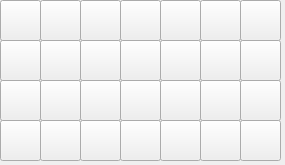
     <widget class="QWidget" name="scrollAreaWidgetContents">
      <property name="geometry">
       <rect>
        <x>0</x>
        <y>0</y>
        <width>285</width>
        <height>165</height>
       </rect>
      </property>
      <property name="font">
       <font>
        <pointsize>10</pointsize>
        <weight>50</weight>
        <bold>false</bold>
       </font>
      </property>
      <widget class="QPushButton" name="conMake_21_BTN">
       <property name="geometry">
        <rect>
         <x>240</x>
         <y>80</y>
         <width>41</width>
         <height>41</height>
        </rect>
       </property>
       <property name="minimumSize">
        <size>
         <width>41</width>
         <height>41</height>
        </size>
       </property>
       <property name="maximumSize">
        <size>
         <width>41</width>
         <height>41</height>
        </size>
       </property>
       <property name="cursor">
        <cursorShape>ArrowCursor</cursorShape>
       </property>
       <property name="text">
        <string/>
       </property>
       <property name="iconSize">
        <size>
         <width>41</width>
         <height>41</height>
        </size>
       </property>
      </widget>
      <widget class="QPushButton" name="conMake_17_BTN">
       <property name="geometry">
        <rect>
         <x>80</x>
         <y>80</y>
         <width>41</width>
         <height>41</height>
        </rect>
       </property>
       <property name="minimumSize">
        <size>
         <width>41</width>
         <height>41</height>
        </size>
       </property>
       <property name="maximumSize">
        <size>
         <width>41</width>
         <height>41</height>
        </size>
       </property>
       <property name="cursor">
        <cursorShape>ArrowCursor</cursorShape>
       </property>
       <property name="text">
        <string/>
       </property>
       <property name="iconSize">
        <size>
         <width>41</width>
         <height>41</height>
        </size>
       </property>
      </widget>
      <widget class="QPushButton" name="conMake_27_BTN">
       <property name="geometry">
        <rect>
         <x>200</x>
         <y>120</y>
         <width>41</width>
         <height>41</height>
        </rect>
       </property>
       <property name="minimumSize">
        <size>
         <width>41</width>
         <height>41</height>
        </size>
       </property>
       <property name="maximumSize">
        <size>
         <width>41</width>
         <height>41</height>
        </size>
       </property>
       <property name="cursor">
        <cursorShape>ArrowCursor</cursorShape>
       </property>
       <property name="text">
        <string/>
       </property>
       <property name="iconSize">
        <size>
         <width>41</width>
         <height>41</height>
        </size>
       </property>
      </widget>
      <widget class="QPushButton" name="conMake_05_BTN">
       <property name="geometry">
        <rect>
         <x>160</x>
         <y>0</y>
         <width>41</width>
         <height>41</height>
        </rect>
       </property>
       <property name="minimumSize">
        <size>
         <width>41</width>
         <height>41</height>
        </size>
       </property>
       <property name="maximumSize">
        <size>
         <width>41</width>
         <height>41</height>
        </size>
       </property>
       <property name="cursor">
        <cursorShape>ArrowCursor</cursorShape>
       </property>
       <property name="text">
        <string/>
       </property>
       <property name="iconSize">
        <size>
         <width>41</width>
         <height>41</height>
        </size>
       </property>
      </widget>
      <widget class="QPushButton" name="conMake_15_BTN">
       <property name="geometry">
        <rect>
         <x>0</x>
         <y>80</y>
         <width>41</width>
         <height>41</height>
        </rect>
       </property>
       <property name="minimumSize">
        <size>
         <width>41</width>
         <height>41</height>
        </size>
       </property>
       <property name="maximumSize">
        <size>
         <width>41</width>
         <height>41</height>
        </size>
       </property>
       <property name="cursor">
        <cursorShape>ArrowCursor</cursorShape>
       </property>
       <property name="text">
        <string/>
       </property>
       <property name="iconSize">
        <size>
         <width>41</width>
         <height>41</height>
        </size>
       </property>
      </widget>
      <widget class="QPushButton" name="conMake_12_BTN">
       <property name="geometry">
        <rect>
         <x>160</x>
         <y>40</y>
         <width>41</width>
         <height>41</height>
        </rect>
       </property>
       <property name="minimumSize">
        <size>
         <width>41</width>
         <height>41</height>
        </size>
       </property>
       <property name="maximumSize">
        <size>
         <width>41</width>
         <height>41</height>
        </size>
       </property>
       <property name="cursor">
        <cursorShape>ArrowCursor</cursorShape>
       </property>
       <property name="text">
        <string/>
       </property>
       <property name="iconSize">
        <size>
         <width>41</width>
         <height>41</height>
        </size>
       </property>
      </widget>
      <widget class="QPushButton" name="conMake_09_BTN">
       <property name="geometry">
        <rect>
         <x>40</x>
         <y>40</y>
         <width>41</width>
         <height>41</height>
        </rect>
       </property>
       <property name="minimumSize">
        <size>
         <width>41</width>
         <height>41</height>
        </size>
       </property>
       <property name="maximumSize">
        <size>
         <width>41</width>
         <height>41</height>
        </size>
       </property>
       <property name="cursor">
        <cursorShape>ArrowCursor</cursorShape>
       </property>
       <property name="text">
        <string/>
       </property>
       <property name="iconSize">
        <size>
         <width>41</width>
         <height>41</height>
        </size>
       </property>
      </widget>
      <widget class="QPushButton" name="conMake_18_BTN">
       <property name="geometry">
        <rect>
         <x>120</x>
         <y>80</y>
         <width>41</width>
         <height>41</height>
        </rect>
       </property>
       <property name="minimumSize">
        <size>
         <width>41</width>
         <height>41</height>
        </size>
       </property>
       <property name="maximumSize">
        <size>
         <width>41</width>
         <height>41</height>
        </size>
       </property>
       <property name="cursor">
        <cursorShape>ArrowCursor</cursorShape>
       </property>
       <property name="text">
        <string/>
       </property>
       <property name="iconSize">
        <size>
         <width>41</width>
         <height>41</height>
        </size>
       </property>
      </widget>
      <widget class="QPushButton" name="conMake_14_BTN">
       <property name="geometry">
        <rect>
         <x>240</x>
         <y>40</y>
         <width>41</width>
         <height>41</height>
        </rect>
       </property>
       <property name="minimumSize">
        <size>
         <width>41</width>
         <height>41</height>
        </size>
       </property>
       <property name="maximumSize">
        <size>
         <width>41</width>
         <height>41</height>
        </size>
       </property>
       <property name="cursor">
        <cursorShape>ArrowCursor</cursorShape>
       </property>
       <property name="text">
        <string/>
       </property>
       <property name="iconSize">
        <size>
         <width>41</width>
         <height>41</height>
        </size>
       </property>
      </widget>
      <widget class="QPushButton" name="conMake_08_BTN">
       <property name="geometry">
        <rect>
         <x>0</x>
         <y>40</y>
         <width>41</width>
         <height>41</height>
        </rect>
       </property>
       <property name="minimumSize">
        <size>
         <width>41</width>
         <height>41</height>
        </size>
       </property>
       <property name="maximumSize">
        <size>
         <width>41</width>
         <height>41</height>
        </size>
       </property>
       <property name="cursor">
        <cursorShape>ArrowCursor</cursorShape>
       </property>
       <property name="text">
        <string/>
       </property>
       <property name="iconSize">
        <size>
         <width>41</width>
         <height>41</height>
        </size>
       </property>
      </widget>
      <widget class="QPushButton" name="conMake_20_BTN">
       <property name="geometry">
        <rect>
         <x>200</x>
         <y>80</y>
         <width>41</width>
         <height>41</height>
        </rect>
       </property>
       <property name="minimumSize">
        <size>
         <width>41</width>
         <height>41</height>
        </size>
       </property>
       <property name="maximumSize">
        <size>
         <width>41</width>
         <height>41</height>
        </size>
       </property>
       <property name="cursor">
        <cursorShape>ArrowCursor</cursorShape>
       </property>
       <property name="text">
        <string/>
       </property>
       <property name="iconSize">
        <size>
         <width>41</width>
         <height>41</height>
        </size>
       </property>
      </widget>
      <widget class="QPushButton" name="conMake_06_BTN">
       <property name="geometry">
        <rect>
         <x>200</x>
         <y>0</y>
         <width>41</width>
         <height>41</height>
        </rect>
       </property>
       <property name="minimumSize">
        <size>
         <width>41</width>
         <height>41</height>
        </size>
       </property>
       <property name="maximumSize">
        <size>
         <width>41</width>
         <height>41</height>
        </size>
       </property>
       <property name="cursor">
        <cursorShape>ArrowCursor</cursorShape>
       </property>
       <property name="text">
        <string/>
       </property>
       <property name="iconSize">
        <size>
         <width>41</width>
         <height>41</height>
        </size>
       </property>
      </widget>
      <widget class="QPushButton" name="conMake_22_BTN">
       <property name="geometry">
        <rect>
         <x>0</x>
         <y>120</y>
         <width>41</width>
         <height>41</height>
        </rect>
       </property>
       <property name="minimumSize">
        <size>
         <width>41</width>
         <height>41</height>
        </size>
       </property>
       <property name="maximumSize">
        <size>
         <width>41</width>
         <height>41</height>
        </size>
       </property>
       <property name="cursor">
        <cursorShape>ArrowCursor</cursorShape>
       </property>
       <property name="text">
        <string/>
       </property>
       <property name="iconSize">
        <size>
         <width>41</width>
         <height>41</height>
        </size>
       </property>
      </widget>
      <widget class="QPushButton" name="conMake_10_BTN">
       <property name="geometry">
        <rect>
         <x>80</x>
         <y>40</y>
         <width>41</width>
         <height>41</height>
        </rect>
       </property>
       <property name="minimumSize">
        <size>
         <width>41</width>
         <height>41</height>
        </size>
       </property>
       <property name="maximumSize">
        <size>
         <width>41</width>
         <height>41</height>
        </size>
       </property>
       <property name="cursor">
        <cursorShape>ArrowCursor</cursorShape>
       </property>
       <property name="text">
        <string/>
       </property>
       <property name="iconSize">
        <size>
         <width>41</width>
         <height>41</height>
        </size>
       </property>
      </widget>
      <widget class="QPushButton" name="conMake_07_BTN">
       <property name="geometry">
        <rect>
         <x>240</x>
         <y>0</y>
         <width>41</width>
         <height>41</height>
        </rect>
       </property>
       <property name="minimumSize">
        <size>
         <width>41</width>
         <height>41</height>
        </size>
       </property>
       <property name="maximumSize">
        <size>
         <width>41</width>
         <height>41</height>
        </size>
       </property>
       <property name="cursor">
        <cursorShape>ArrowCursor</cursorShape>
       </property>
       <property name="text">
        <string/>
       </property>
       <property name="iconSize">
        <size>
         <width>41</width>
         <height>41</height>
        </size>
       </property>
      </widget>
      <widget class="QPushButton" name="conMake_23_BTN">
       <property name="geometry">
        <rect>
         <x>40</x>
         <y>120</y>
         <width>41</width>
         <height>41</height>
        </rect>
       </property>
       <property name="minimumSize">
        <size>
         <width>41</width>
         <height>41</height>
        </size>
       </property>
       <property name="maximumSize">
        <size>
         <width>41</width>
         <height>41</height>
        </size>
       </property>
       <property name="cursor">
        <cursorShape>ArrowCursor</cursorShape>
       </property>
       <property name="text">
        <string/>
       </property>
       <property name="iconSize">
        <size>
         <width>41</width>
         <height>41</height>
        </size>
       </property>
      </widget>
      <widget class="QPushButton" name="conMake_01_BTN">
       <property name="geometry">
        <rect>
         <x>0</x>
         <y>0</y>
         <width>41</width>
         <height>41</height>
        </rect>
       </property>
       <property name="minimumSize">
        <size>
         <width>41</width>
         <height>41</height>
        </size>
       </property>
       <property name="maximumSize">
        <size>
         <width>41</width>
         <height>41</height>
        </size>
       </property>
       <property name="cursor">
        <cursorShape>ArrowCursor</cursorShape>
       </property>
       <property name="autoFillBackground">
        <bool>false</bool>
       </property>
       <property name="text">
        <string/>
       </property>
       <property name="iconSize">
        <size>
         <width>41</width>
         <height>41</height>
        </size>
       </property>
       <property name="shortcut">
        <string>Enter</string>
       </property>
      </widget>
      <widget class="QPushButton" name="conMake_25_BTN">
       <property name="geometry">
        <rect>
         <x>120</x>
         <y>120</y>
         <width>41</width>
         <height>41</height>
        </rect>
       </property>
       <property name="minimumSize">
        <size>
         <width>41</width>
         <height>41</height>
        </size>
       </property>
       <property name="maximumSize">
        <size>
         <width>41</width>
         <height>41</height>
        </size>
       </property>
       <property name="cursor">
        <cursorShape>ArrowCursor</cursorShape>
       </property>
       <property name="text">
        <string/>
       </property>
       <property name="iconSize">
        <size>
         <width>41</width>
         <height>41</height>
        </size>
       </property>
      </widget>
      <widget class="QPushButton" name="conMake_02_BTN">
       <property name="geometry">
        <rect>
         <x>40</x>
         <y>0</y>
         <width>41</width>
         <height>41</height>
        </rect>
       </property>
       <property name="minimumSize">
        <size>
         <width>41</width>
         <height>41</height>
        </size>
       </property>
       <property name="maximumSize">
        <size>
         <width>41</width>
         <height>41</height>
        </size>
       </property>
       <property name="cursor">
        <cursorShape>ArrowCursor</cursorShape>
       </property>
       <property name="text">
        <string/>
       </property>
       <property name="iconSize">
        <size>
         <width>41</width>
         <height>41</height>
        </size>
       </property>
       <property name="shortcut">
        <string>Ctrl+S</string>
       </property>
      </widget>
      <widget class="QPushButton" name="conMake_04_BTN">
       <property name="geometry">
        <rect>
         <x>120</x>
         <y>0</y>
         <width>41</width>
         <height>41</height>
        </rect>
       </property>
       <property name="minimumSize">
        <size>
         <width>41</width>
         <height>41</height>
        </size>
       </property>
       <property name="maximumSize">
        <size>
         <width>41</width>
         <height>41</height>
        </size>
       </property>
       <property name="cursor">
        <cursorShape>ArrowCursor</cursorShape>
       </property>
       <property name="text">
        <string/>
       </property>
       <property name="iconSize">
        <size>
         <width>41</width>
         <height>41</height>
        </size>
       </property>
      </widget>
      <widget class="QPushButton" name="conMake_24_BTN">
       <property name="geometry">
        <rect>
         <x>80</x>
         <y>120</y>
         <width>41</width>
         <height>41</height>
        </rect>
       </property>
       <property name="minimumSize">
        <size>
         <width>41</width>
         <height>41</height>
        </size>
       </property>
       <property name="maximumSize">
        <size>
         <width>41</width>
         <height>41</height>
        </size>
       </property>
       <property name="cursor">
        <cursorShape>ArrowCursor</cursorShape>
       </property>
       <property name="text">
        <string/>
       </property>
       <property name="iconSize">
        <size>
         <width>41</width>
         <height>41</height>
        </size>
       </property>
      </widget>
      <widget class="QPushButton" name="conMake_28_BTN">
       <property name="geometry">
        <rect>
         <x>240</x>
         <y>120</y>
         <width>41</width>
         <height>41</height>
        </rect>
       </property>
       <property name="minimumSize">
        <size>
         <width>41</width>
         <height>41</height>
        </size>
       </property>
       <property name="maximumSize">
        <size>
         <width>41</width>
         <height>41</height>
        </size>
       </property>
       <property name="cursor">
        <cursorShape>ArrowCursor</cursorShape>
       </property>
       <property name="text">
        <string/>
       </property>
       <property name="iconSize">
        <size>
         <width>41</width>
         <height>41</height>
        </size>
       </property>
      </widget>
      <widget class="QPushButton" name="conMake_11_BTN">
       <property name="geometry">
        <rect>
         <x>120</x>
         <y>40</y>
         <width>41</width>
         <height>41</height>
        </rect>
       </property>
       <property name="minimumSize">
        <size>
         <width>41</width>
         <height>41</height>
        </size>
       </property>
       <property name="maximumSize">
        <size>
         <width>41</width>
         <height>41</height>
        </size>
       </property>
       <property name="cursor">
        <cursorShape>ArrowCursor</cursorShape>
       </property>
       <property name="text">
        <string/>
       </property>
       <property name="iconSize">
        <size>
         <width>41</width>
         <height>41</height>
        </size>
       </property>
      </widget>
      <widget class="QPushButton" name="conMake_16_BTN">
       <property name="geometry">
        <rect>
         <x>40</x>
         <y>80</y>
         <width>41</width>
         <height>41</height>
        </rect>
       </property>
       <property name="minimumSize">
        <size>
         <width>41</width>
         <height>41</height>
        </size>
       </property>
       <property name="maximumSize">
        <size>
         <width>41</width>
         <height>41</height>
        </size>
       </property>
       <property name="cursor">
        <cursorShape>ArrowCursor</cursorShape>
       </property>
       <property name="text">
        <string/>
       </property>
       <property name="iconSize">
        <size>
         <width>41</width>
         <height>41</height>
        </size>
       </property>
      </widget>
      <widget class="QPushButton" name="conMake_13_BTN">
       <property name="geometry">
        <rect>
         <x>200</x>
         <y>40</y>
         <width>41</width>
         <height>41</height>
        </rect>
       </property>
       <property name="minimumSize">
        <size>
         <width>41</width>
         <height>41</height>
        </size>
       </property>
       <property name="maximumSize">
        <size>
         <width>41</width>
         <height>41</height>
        </size>
       </property>
       <property name="cursor">
        <cursorShape>ArrowCursor</cursorShape>
       </property>
       <property name="text">
        <string/>
       </property>
       <property name="iconSize">
        <size>
         <width>41</width>
         <height>41</height>
        </size>
       </property>
      </widget>
      <widget class="QPushButton" name="conMake_19_BTN">
       <property name="geometry">
        <rect>
         <x>160</x>
         <y>80</y>
         <width>41</width>
         <height>41</height>
        </rect>
       </property>
       <property name="minimumSize">
        <size>
         <width>41</width>
         <height>41</height>
        </size>
       </property>
       <property name="maximumSize">
        <size>
         <width>41</width>
         <height>41</height>
        </size>
       </property>
       <property name="cursor">
        <cursorShape>ArrowCursor</cursorShape>
       </property>
       <property name="text">
        <string/>
       </property>
       <property name="iconSize">
        <size>
         <width>41</width>
         <height>41</height>
        </size>
       </property>
      </widget>
      <widget class="QPushButton" name="conMake_03_BTN">
       <property name="geometry">
        <rect>
         <x>80</x>
         <y>0</y>
         <width>41</width>
         <height>41</height>
        </rect>
       </property>
       <property name="minimumSize">
        <size>
         <width>41</width>
         <height>41</height>
        </size>
       </property>
       <property name="maximumSize">
        <size>
         <width>41</width>
         <height>41</height>
        </size>
       </property>
       <property name="cursor">
        <cursorShape>ArrowCursor</cursorShape>
       </property>
       <property name="text">
        <string/>
       </property>
       <property name="icon">
        <iconset>
         <normaloff>../../../../../../../../dexter/Cache_DATA/CRT/JYH/iamges/box_03_btn.jpg</normaloff>../../../../../../../../dexter/Cache_DATA/CRT/JYH/iamges/box_03_btn.jpg</iconset>
       </property>
       <property name="iconSize">
        <size>
         <width>41</width>
         <height>41</height>
        </size>
       </property>
      </widget>
      <widget class="QPushButton" name="conMake_26_BTN">
       <property name="geometry">
        <rect>
         <x>160</x>
         <y>120</y>
         <width>41</width>
         <height>41</height>
        </rect>
       </property>
       <property name="minimumSize">
        <size>
         <width>41</width>
         <height>41</height>
        </size>
       </property>
       <property name="maximumSize">
        <size>
         <width>41</width>
         <height>41</height>
        </size>
       </property>
       <property name="cursor">
        <cursorShape>ArrowCursor</cursorShape>
       </property>
       <property name="text">
        <string/>
       </property>
       <property name="iconSize">
        <size>
         <width>41</width>
         <height>41</height>
        </size>
       </property>
      </widget>
     </widget>
